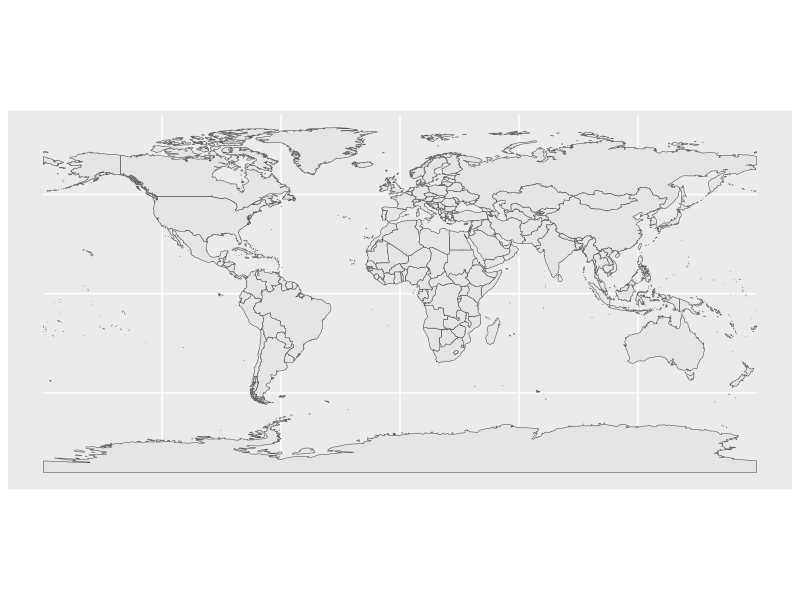
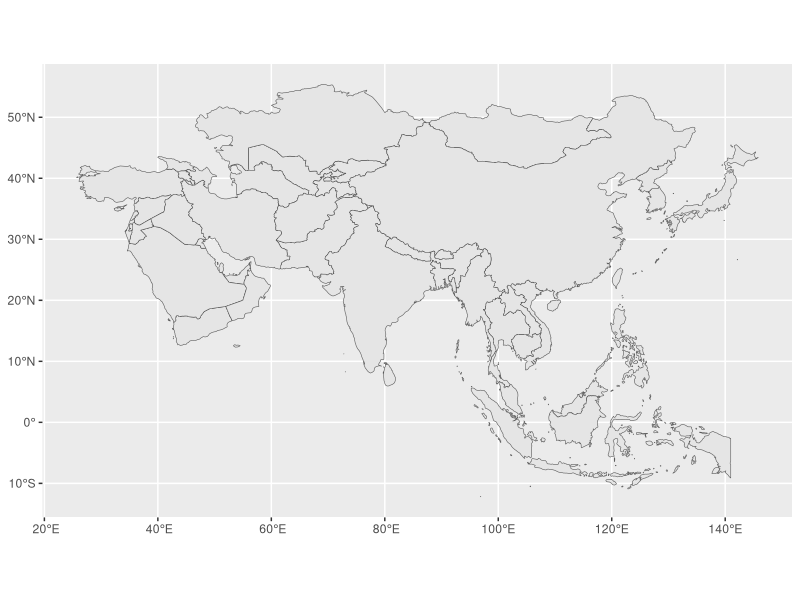
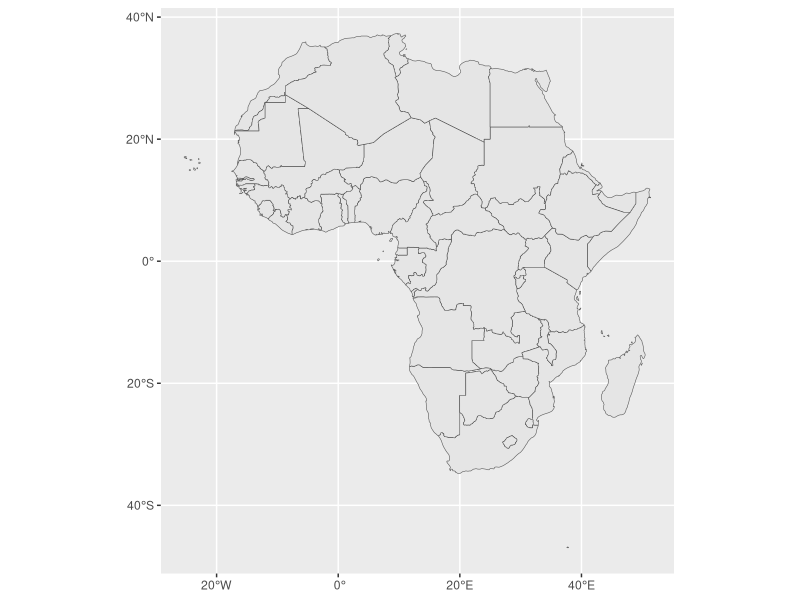
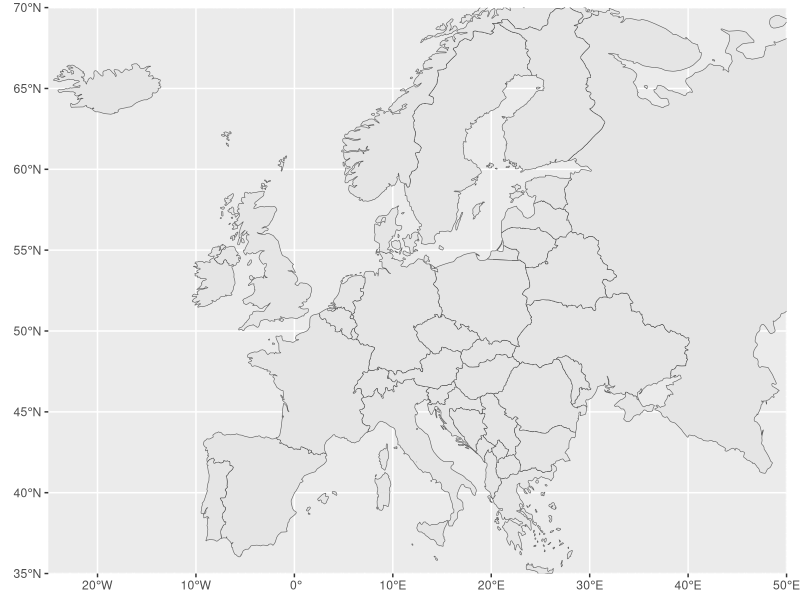
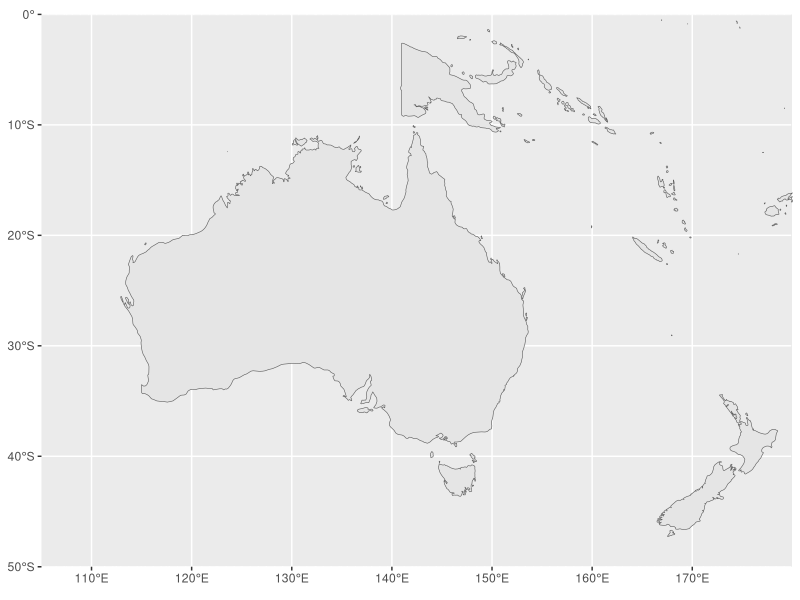
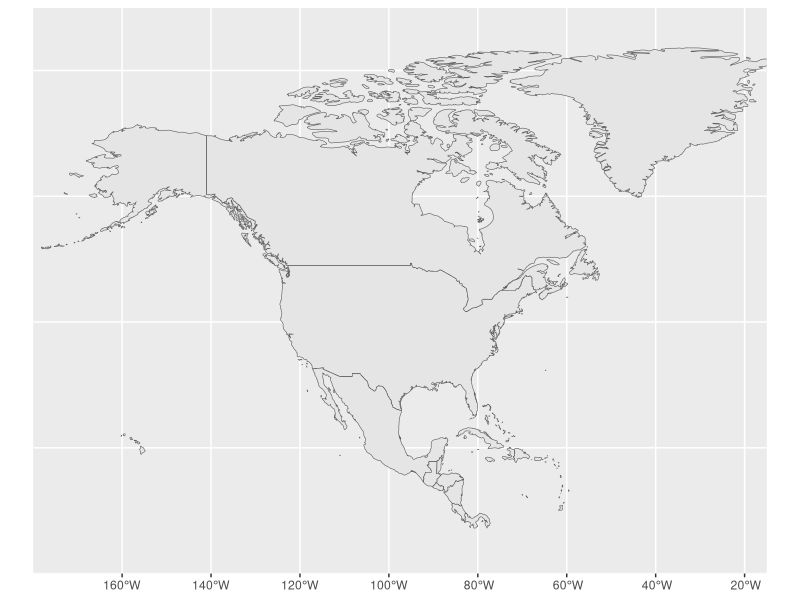

These charts were generated, in order, by the following R code:
## ---- chunk 1
#| code-fold: false
library(sf)
library(tidyverse)
library(rnaturalearth)
library(rnaturalearthdata)
## ---- chunk 2
#| code-fold: false
#| warning: false
#| message: false
world <- ne_countries(scale = "medium", returnclass = "sf")
class(world)
names(world)
## ---- chunk 3
#| code-fold: false
#| warning: false
#| message: false
world.plot = ggplot() +               
  geom_sf(data = world)
world.plot 
## ---- chunk 4
#| code-fold: false
#| warning: false
#| message: false
# Select just the continent of Africa
africa <- world %>% 
  filter(region_un %in% "Africa")
## ---- chunk 5
#| code-fold: false
#| warning: false
#| message: false
class(africa)
names(africa)
## ---- chunk 6
#| code-fold: false
#| warning: false
#| message: false
asia <- world[which(world$continent == "Asia"),]
asia.plot = ggplot() +               
  geom_sf(data = asia)  
asia.plot 
## ---- chunk 7
#| code-fold: false
#| warning: false
#| message: false
africa <- world[which(world$continent == "Africa"),]
africa.plot = ggplot() +               
  geom_sf(data = africa)  
africa.plot 
## ---- chunk 8
#| code-fold: false
#| warning: false
#| message: false
europe <- world[which(world$continent == "Europe"),]
ggplot(europe) +
  geom_sf() +
  coord_sf(xlim = c(-25,50), ylim = c(35,70), expand = FALSE)
## ---- chunk 9
#| code-fold: false
#| warning: false
#| message: false
oceania <- world[which(world$continent == "Oceania"),]
ggplot(oceania) +
  geom_sf() +
  coord_sf(xlim = c(105,180), ylim = c(-50,0), expand = FALSE)
## ---- chunk 10
#| code-fold: false
#| warning: false
#| message: false
north_america <- world[which(world$continent == "North America"),]
ggplot(north_america) +
  geom_sf() +
  coord_sf(xlim = c(-180,-15), ylim = c(0,90), expand = FALSE)
